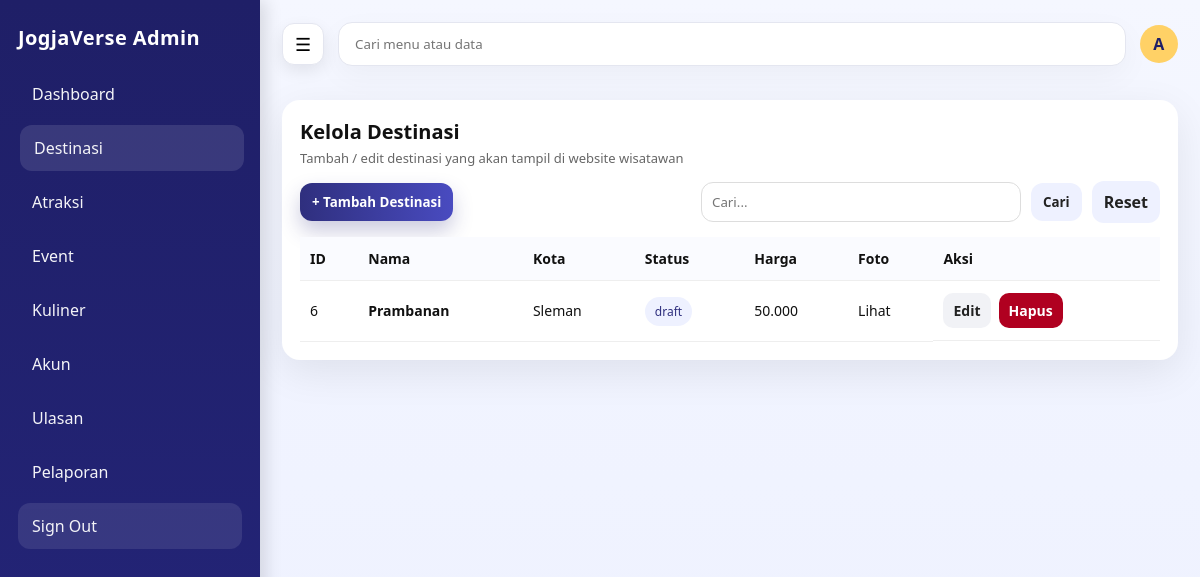
Screenshot of /admin/destinasi.php (signed in) with the database file from the repository.
### tables this page shows
CREATE TABLE `destinasi` (
  `id_destinasi` bigint UNSIGNED NOT NULL,
  `id_kategori` bigint UNSIGNED DEFAULT NULL,
  `nama` varchar(160) NOT NULL,
  `slug` varchar(180) NOT NULL,
  `deskripsi` text,
  `alamat` varchar(255) DEFAULT NULL,
  `kota` varchar(80) DEFAULT NULL,
  `latitude` decimal(10,7) DEFAULT NULL,
  `longitude` decimal(10,7) DEFAULT NULL,
  `jam_operasional` varchar(120) DEFAULT NULL,
  `harga_tiket` int UNSIGNED DEFAULT '0',
  `nomor_kontak` varchar(30) DEFAULT NULL,
  `gambar_sampul_url` varchar(255) DEFAULT NULL,
  `status` enum('draft','publish','arsip') NOT NULL DEFAULT 'draft',
  `dibuat_oleh` bigint UNSIGNED DEFAULT NULL,
  `dibuat_pada` datetime NOT NULL DEFAULT CURRENT_TIMESTAMP,
  `diubah_pada` datetime DEFAULT NULL ON UPDATE CURRENT_TIMESTAMP
);

### admin/_crud_helper.php (called while the page is built, shortened)
<?php
if (!function_exists('h')) {
  function h($val) {
    return htmlspecialchars((string)$val, ENT_QUOTES, 'UTF-8');
  }
}
function describe_table(mysqli $koneksi, string $table): array {
  $cols = [];
  $pk = null;
  $res = $koneksi->query("SHOW FULL COLUMNS FROM `$table`");
  if ($res) {
    while ($row = $res->fetch_assoc()) {
      $cols[] = $row;
      if (($row['Key'] ?? '') === 'PRI') {
        $pk = $row['Field'];
      }
    }
  }
  return [$cols, $pk];
}
function pick_col(array $colNames, array $candidates): ?string {
  foreach ($candidates as $c) {
    foreach ($colNames as $n) {
      if (strtolower($n) === strtolower($c)) return $n;
    }
  }
  return null;
}
function fetch_rows(mysqli $koneksi, string $table, ?string $pk, string $q, ?array $cols = null): mysqli_result {
  $searchable = [];
  foreach ($cols as $c) {
    $type = strtolower($c['Type'] ?? '');
    if (str_contains($type, 'char') || str_contains($type, 'text')) {
      $searchable[] = $c['Field'];
    }
  }
  $sql = "SELECT * FROM `$table`";
  $params = [];
  if ($pk) {
    $sql .= " ORDER BY `$pk` DESC";
  }
  $stmt = $koneksi->prepare($sql);
  $stmt->execute();
  return $stmt->get_result();
}
function fetch_options_by_table(mysqli $koneksi, array $tableCandidates, array $labelCandidates): array {
  foreach ($tableCandidates as $table) {
    try {
      [$cols, $pk] = describe_table($koneksi, $table);
      $colNames = array_map(fn($c) => $c['Field'], $cols);
      $labelCol = pick_col($colNames, $labelCandidates) ?? $pk;
      $sql = "SELECT `$pk`, `$labelCol` FROM `$table` ORDER BY `$labelCol`";
      $stmt = $koneksi->prepare($sql);
      $stmt->execute();
      $res = $stmt->get_result();
      $rows = [];
      while ($row = $res->fetch_assoc()) {
        $rows[] = [
          'id' => $row[$pk],
          'label' => $row[$labelCol] ?? $row[$pk],
        ];
      }
      if (count($rows) > 0) {
        return $rows;
      }
    } catch (Throwable $e) {
      continue;
    }
  }
  return [];
}

### admin/destinasi.php (the view, shortened to what this page needs)
<?php
require_once __DIR__ . "/../config/koneksi.php";
require_once __DIR__ . "/_crud_helper.php";
$table = "destinasi";
[$cols, $pk] = describe_table($koneksi, $table);
$colNames = array_map(fn($c)=>$c['Field'], $cols);
$colNama  = pick_col($colNames, ["nama_destinasi","nama","judul","nama_tempat"]);
$colLok   = pick_col($colNames, ["lokasi","alamat","kecamatan","kabupaten","kota"]);
$colFoto  = pick_col($colNames, ["gambar_sampul_url","foto_url","gambar_url","thumbnail","image_url"]);
$q = trim($_GET['q'] ?? "");
$data = fetch_rows($koneksi, $table, $pk, $q, $cols);
$penggunaOptions = fetch_options_by_table(
  $koneksi,
  ["pengguna"],
  ["nama_lengkap", "username", "email", "nama"]
);
?>
<?php require_once __DIR__ . "/partials/header.php"; ?>
<link rel="stylesheet" href="<?= BASE_URL ?>/assets/css/admin_crud.css">
<link rel="stylesheet" href="<?= BASE_URL ?>/assets/css/leaflet.css">
<div class="card">
  <div>
    <h1 class="page-title">Kelola Destinasi</h1>
    <p class="page-sub">Tambah / edit destinasi yang akan tampil di website wisatawan</p>
  </div>
  <div class="toolbar">
    <div class="left">
      <button class="btn" onclick="openModal()">+ Tambah Destinasi</button>
    </div>
    <form method="GET" style="display:flex;gap:10px;align-items:center">
      <input class="search" type="text" name="q" placeholder="Cari..." value="<?= h($q) ?>">
      <button class="btn secondary" type="submit">Cari</button>
      <a class="btn secondary" href="<?= BASE_URL ?>/admin/destinasi.php">Reset</a>
    </form>
  </div>
  <div class="table-wrap">
    <table class="table2">
      <thead>
        <tr>
          <th>ID</th>
          <th>Nama</th>
          <th>Kota</th>
          <th>Status</th>
          <th>Harga</th>
          <th>Foto</th>
          <th>Aksi</th>
        </tr>
      </thead>
      <tbody>
      <?php while($row = $data->fetch_assoc()): ?>
        <tr>
          <td><?= h($row[$pk]) ?></td>
          <td><b><?= h($colNama ? ($row[$colNama] ?? '-') : '-') ?></b></td>
          <td><?= h($row['kota'] ?? ($colLok ? ($row[$colLok] ?? '-') : '-')) ?></td>
          <td><span class="pill"><?= h($row['status'] ?? '-') ?></span></td>
          <td><?= h(isset($row['harga_tiket']) ? number_format((float)$row['harga_tiket'], 0, ',', '.') : '-') ?></td>
          <td>
            <?php if ($colFoto && !empty($row[$colFoto])): ?>
              <a href="<?= h($row[$colFoto]) ?>" target="_blank">Lihat</a>
            <?php else: ?>
              <small>-</small>
            <?php endif; ?>
          </td>
          <td class="actions">
            <a class="btn-sm gray" href="<?= BASE_URL ?>/admin/destinasi.php?edit=<?= h($row[$pk]) ?>">Edit</a>
            <a class="btn-sm danger" onclick="return confirm('Hapus destinasi ini?')" href="<?= BASE_URL ?>/admin/destinasi.php?hapus=<?= h($row[$pk]) ?>">Hapus</a>
          </td>
        </tr>
      <?php endwhile; ?>
      </tbody>
    </table>
  </div>
</div>
<?php require_once __DIR__ . "/partials/footer.php"; ?>

### assets/css/admin.css (style rules this page uses)
* { box-sizing: border-box; font-family: 'Segoe UI', 'Poppins', Tahoma, sans-serif; }
body { margin: 0; background: #f4f6fb; color: #111; }
a { text-decoration: none; color: inherit; }
.main > * + * { margin-top: 2px; }
.card { background: #fff; border-radius: 18px; padding: 18px; box-shadow: 0 12px 40px rgba(0, 0, 0, 0.08); margin-bottom: 18px; }
.btn { padding: 10px 12px; border-radius: 12px; border: 0; background: linear-gradient(90deg, #2f2f7e, #494bc0); color: #fff; cursor: pointer; font-weight: 700; box-shadow: 0 10px 20px rgba(47, 47, 126, 0.25); }
.btn.secondary { background: #eef1ff; color: #222; box-shadow: none; }
input, select, textarea { width: 100%; padding: 10px; border: 1px solid #ddd; border-radius: 12px; }
.pill { padding: 6px 10px; border-radius: 999px; background: #eef1ff; color: #2f2f7e; font-size: 12px; }

### assets/css/admin_crud.css (style rules this page uses)
.page-title { margin: 0; font-size: 20px; font-weight: 800; }
.page-sub { margin: 4px 0 0; color: #666; font-size: 13px; }
.toolbar { display: flex; gap: 10px; align-items: center; justify-content: space-between; margin: 14px 0; }
.toolbar .left { display: flex; gap: 10px; align-items: center; }
.search { width: 320px; }
.table-wrap { overflow: auto; }
.table2 { width: 100%; border-collapse: collapse; }
.table2 th, .table2 td { padding: 12px 10px; border-bottom: 1px solid #eee; font-size: 14px; text-align: left; }
.table2 th { background: #fafbff; position: sticky; top: 0; z-index: 1; }
.actions { display: flex; gap: 8px; white-space: nowrap; }
.btn-sm { padding: 8px 10px; border-radius: 10px; border: 0; cursor: pointer; font-weight: 700; }
.btn-sm.gray { background: #f1f2f6; color: #222; }
.btn-sm.danger { background: #b00020; color: #fff; }
input, textarea, select { width: 100%; padding: 10px; border: 1px solid #ddd; border-radius: 12px; }

### rows the page displays
destinasi: id_destinasi "6", nama "Prambanan", kota "Sleman", status "draft", harga_tiket "50.000"

### other values shown
substr($_SESSION["nama_lengkap"] ?? "A", 0, 1) "A"
